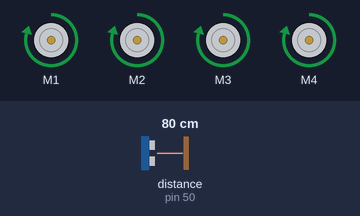
Bench run of a sketch on a simulated Arduino Mega 2560, built with avr-gcc and run on an emulated ATmega2560. On the bench: 4 × DC motor (green arrow = forward, orange = backward, longer = faster). Wiring (inferred from the names in the program): ultrasonic range finder: trigger pin 51; echo pin 50. Inputs (shaded band) come from the test bench; at power-on: distance to the obstacle (sensor on pin 50) 80 cm. The echo pulse lasts 58.3 µs per cm.

Above: at 1.2 s.
1.3 s: distance to the obstacle (sensor on pin 50) set to 23 cm
2.8 s: distance to the obstacle (sensor on pin 50) set to 19 cm
At 3.5 s:
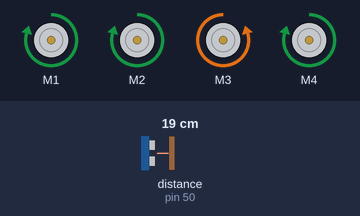
5.8 s: distance to the obstacle (sensor on pin 50) set to 35 cm
At 7.4 s:
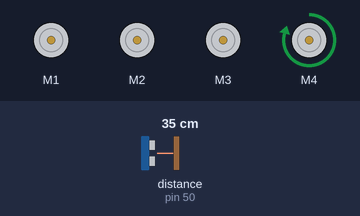
7.7 s: distance to the obstacle (sensor on pin 50) set to 2 cm
At 9.3 s:
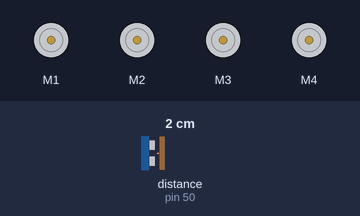
Timing chart, 0 to 11.7 s (numbered marks = the images above; inputs shaded):
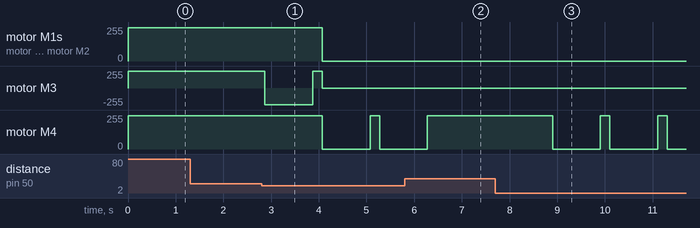

The sketch:

ZonaExtraPetro.ino
```cpp
#include <AFMotor.h> // ADAFRUIT MOTOR SHIELD LIBRARY

// -----------------------------------------------------------
// Motor DC
AF_DCMotor motor1(1, MOTOR12_8KHZ);
AF_DCMotor motor2(2, MOTOR12_8KHZ);
AF_DCMotor motor3(3, MOTOR12_8KHZ);
AF_DCMotor motor4(4, MOTOR12_8KHZ);

// -----------------------------------------------------------
// Sensor ultrasonico

// Sensor enfrente
int TRIG = 51; // pin
int ECO = 50;
int DURACION;
int DISTANCIA;

void avanzar();
void girarD();
void detener();
int sensorUltraE();

void setup() {
// -----------------------------------------------------------
// Motor DC

// Velocidad de motores
motor1.setSpeed(250);
motor2.setSpeed(250);
motor3.setSpeed(250);
motor4.setSpeed(250);

// Sensor enfrente
pinMode(TRIG, OUTPUT);
pinMode(ECO, INPUT);

}

void avanzar(){
  motor1.run(FORWARD);
  motor2.run(FORWARD);
  motor3.run(FORWARD);
  motor4.run(FORWARD);
  delay(200);                   // ****** Verificar cuanto tiempo debe de avanzar
}

void detener(){
  motor1.run(RELEASE);
  motor2.run(RELEASE);
  motor3.run(RELEASE);
  motor4.run(RELEASE);

  motor1.setSpeed(000);
  motor2.setSpeed(000);
  motor3.setSpeed(000);

}

void girarD(){
 motor1.run(FORWARD);
  motor2.run(FORWARD);
  motor3.run(BACKWARD);
//  motor4.run(BACKWARD);
  delay(1000);
}

int sensorUltraE(){

  digitalWrite(TRIG, HIGH);
  delay(1);
  digitalWrite(TRIG, LOW);
  DURACION = pulseIn(ECO, HIGH);
  DISTANCIA = DURACION / 58.2;
  Serial.print(DISTANCIA);
  return DISTANCIA;

}

void loop() {
  if(sensorUltraE() > 20){
    avanzar();
  }
  else{
    girarD();
    avanzar();
    detener();
  }
}
```

Measured:
- the behaviour switches between 22 and 21 cm on distance to the obstacle (sensor on pin 50) (found by bisection; images 0 and 1)
- after the input at 1.3 s, every drawn part: stays the same
- after the input at 2.8 s, motor M1, motor M2: forward 250/255 → stopped after 1.3 s; motor M3: forward 250/255 → backward 250/255 after 0.07 s, → forward 250/255 1.0 s later, → stopped 0.20 s later; motor M4: forward 250/255 → stopped after 1.3 s, → forward 250/255 1.0 s later, → stopped 0.20 s later
- after the input at 5.8 s, motor M4: goes on until 6.3 s, then stays forward 250/255
- after the input at 7.7 s, motor M4: alternates forward 250/255 for 0.20 s and stopped for 1.0 s, starting after 1.2 s
